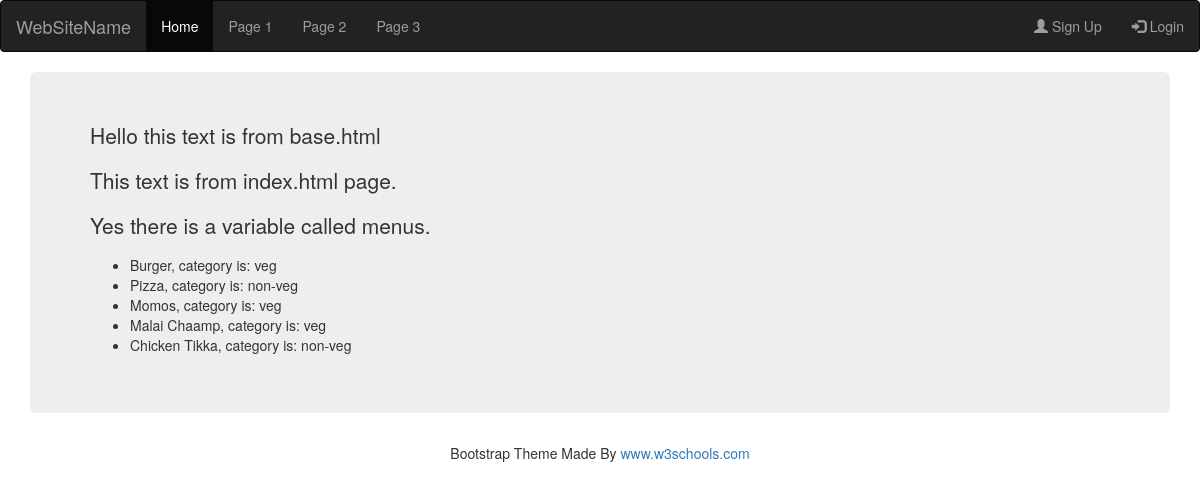
The app's page /index/ with its own data.
### restaurantmanager/models.py (models this page shows, shortened)
class Menu(models.Model):
    MENU_CATEGORY = (
        ('veg', 'Vegetarian'),
        ('non-veg', 'Non Vegetarian'),
    )
    recipe_name = models.CharField(max_length=50, help_text='Enter the menu item name',
                                   verbose_name='Menu Item name')
    menucategory = models.CharField(max_length=7, choices=MENU_CATEGORY, default='veg',
                                    help_text='Describe if the dish is veg or non-veg',
                                    verbose_name='Select the dish type')
    items_in_stock = models.IntegerField(default=0, help_text='Enter the number of items in stock',
                                         verbose_name='Number of items in stock')
    price = models.FloatField(default=0.0, help_text='Enter the price of the menu item',
                              verbose_name='Price of the menu item')

### restaurantmanager/views.py (the view)
# urls.py: path('', RedirectView.as_view(url = "/index/")),
def index(request):
    template_name = loader.get_template('index.html')
    all_recipes = Menu.objects.all()
    context = {
        "tag": "This text is from index.html page.",
        "menus": all_recipes
    }
    return HttpResponse(template_name.render(context, request))

### restaurantmanager/templates/index.html (shortened to what this page needs)
{% extends 'base.html' %}
{% block content %}
    <p>{{ tag }}</p>
    {% if menus %}
        <p>Yes there is a variable called menus.</p>
        <ul>
        {% for menu in menus %}
                <li>{{ menu.recipe_name }}, category is: {{ menu.menucategory }}</li>
        {% endfor %}
        </ul>
    {% else %}
        <p>Sorry. There's no variable called menus.</p>
    {% endif %}
{% endblock %}

### records on screen
Menu: recipe_name "Burger", menucategory "veg"
Menu: recipe_name "Pizza", menucategory "non-veg"
Menu: recipe_name "Momos", menucategory "veg"
Menu: recipe_name "Malai Chaamp", menucategory "veg"
Menu: recipe_name "Chicken Tikka", menucategory "non-veg"

### other values on screen
{{ tag }} "This text is from index.html page."
